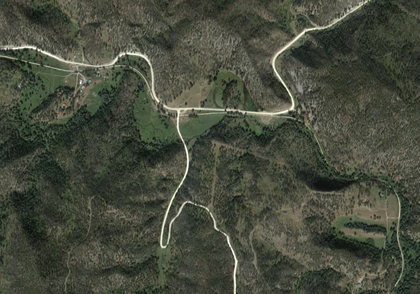
%> input picture hardImg.png, 420 x 294 px, shrunk from 1280 x 895 before the run
$ octave --eval "result = colorBasedSeg('hardImg.png');"   (GNU Octave 9; MATLAB toolbox functions it lacks are replaced by stand-ins)
%> lines starting %> are read from the running program, lines starting %| are printed output that depends on the picture
function [ Comps ] = colorBasedSeg( imageFile )
%> called with imageFile = 'hardImg.png'
% Color-based segmentation. First blurs the image, then
% adds components based on gray scale color values.
%
% @inputs:
%       imageFile - name of image file
% @outputs:
%       Comps - List of components which are candidates for
%               being a road

% Read file, convert to grayscale
J = imread(imageFile);
%> J is the input picture: size 294x420x3 uint8; mean R, G, B 70.8, 75.1, 60.9
I = rgb2gray(J);
I = imcomplement(I);
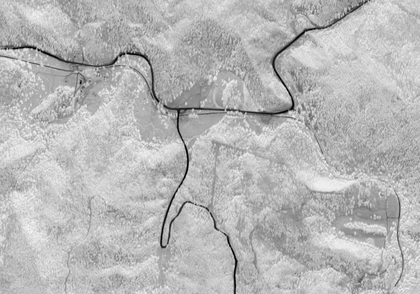
%> I: size 294x420 uint8; min 0, max 243, mean 182.8
[x,y] = size(I);
%> x = 294; y = 420
blank = zeros(x,y);
scr = blank;

% Blur image
seThick = strel('square', 20);
IoThick = imopen(I, seThick);
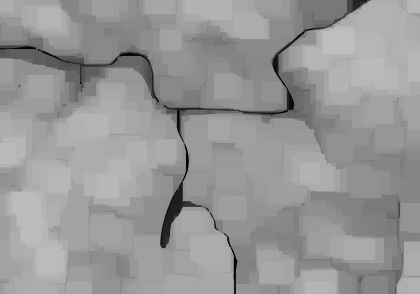
%> IoThick: size 294x420 uint8; min 0, max 191, mean 151.5
IeThick = imerode(IoThick, seThick);
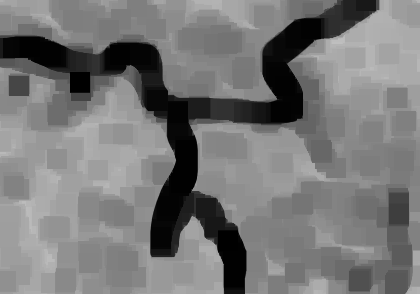
%> IeThick: size 294x420 uint8; min 0, max 191, mean 119.2
IobrThick = imreconstruct(IeThick, I);
IobrdThick = imdilate(IobrThick, seThick);
IobrcbrThick = imreconstruct(imcomplement(IobrdThick), imcomplement(IobrThick));
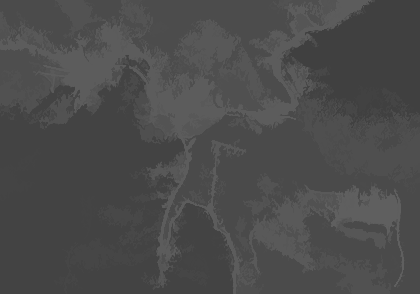
%> IobrcbrThick: size 294x420 uint8; min 64, max 95, mean 75.5
IobrcbrThick = imcomplement(IobrcbrThick);
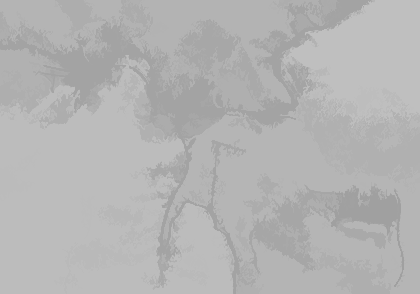
%> IobrcbrThick: size 294x420 uint8; min 160, max 191, mean 179.5

% Initialize a component list (empty)
CC = bwconncomp(scr);
%> CC = 0 connected components

% Add components based on pixel values
% TODO: Nested loop causes slow performance, find alternative way
for i = 0:255
    C = IobrcbrThick == i;
    C = bwareaopen(imfill(C,'holes'),floor(x*y/100));
    C = bwconncomp(C,8);
    for j = 1:C.NumObjects
        CC.PixelIdxList = [CC.PixelIdxList C.PixelIdxList{j}];
        CC.NumObjects = CC.NumObjects + 1;
    end
end
%> after the loop, CC = 14 connected components

labeled = labelmatrix(CC);
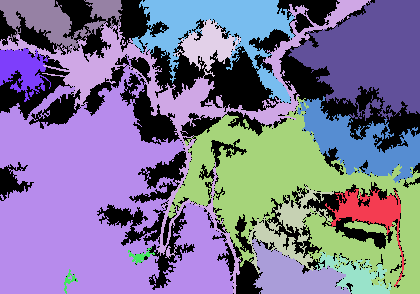
%> labeled: size 294x420 uint8; 15 distinct labels, from 0 to 14; one colour per label, 0 black
RGB_label = label2rgb(labeled, 'jet', 'w', 'shuffle');
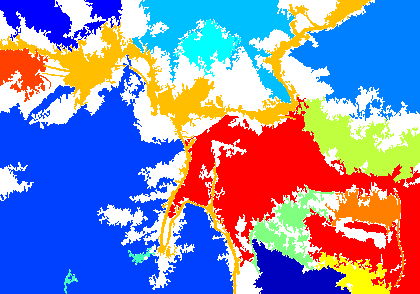
%> RGB_label: size 294x420x3 uint8; mean R, G, B 136.6, 134.9, 178.3

%imshow(RGB_label)
%Transposes the color segmentation onto the original image.
figure(1)
imshow(J)
hold on;
himage = imshow(RGB_label);
himage.AlphaData = 0.3;

Comps = CC;
%> Comps = 14 connected components

end

$ run again, on 1004.png
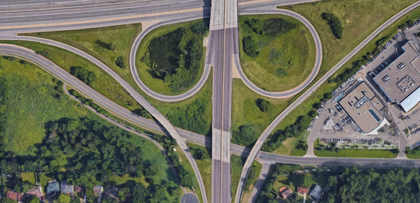
%> input picture 1004.png, 420 x 203 px, shrunk from 1256 x 607 before the run
%> in colorBasedSeg, J is the input picture: size 203x420x3 uint8; mean R, G, B 105.2, 107.3, 89.5
%> in colorBasedSeg, `IobrcbrThick = imcomplement(IobrcbrThick);`:
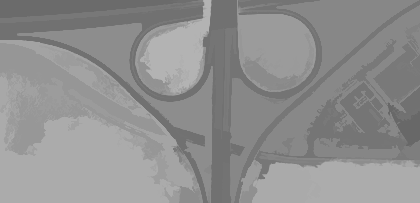
%> IobrcbrThick: size 203x420 uint8; min 104, max 179, mean 143.4
%> after the loop in colorBasedSeg, `for i = 0:255`: CC = 20 connected components
%> labeled: size 203x420 uint8; 21 distinct labels, from 0 to 20
%> in colorBasedSeg, `RGB_label = label2rgb(labeled, 'jet', 'w', 'shuffle');`:
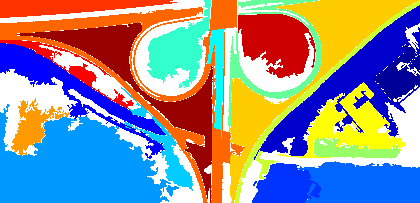
%> RGB_label: size 203x420x3 uint8; mean R, G, B 144.5, 143.1, 149.8
